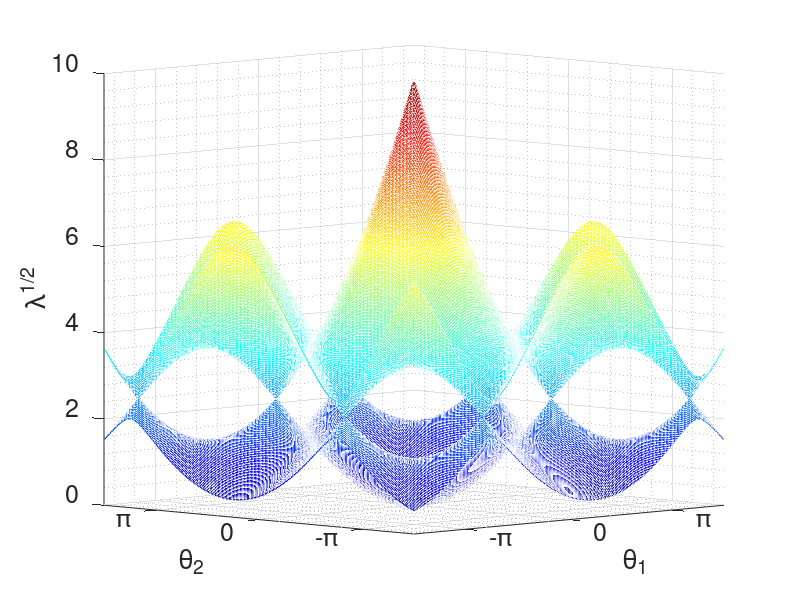

The MATLAB source for this figure:
clc
clear
close all

% This code plots dipestion relation for zero potensial, see Figure 5 in:
% M. Ettehad and B. Hatinoglu, On the Spectra of Periodic Elastic Beam Lattices: Single-Layer Graph, submitted, 2021.


% choice of Brillouin zone, 
% Bid = 0 correspond Figure 5(left)
% Bid = 1 correspond Figure 5(right)
Bid = 0;

N = 300;
n = 2;
t1 = linspace(-2*pi,2*pi,N);
t2 = linspace(-2*pi,2*pi,N);

[T1,T2] = meshgrid(t1,t2);
X1 = (sqrt(3)*T1+T2)/2;
X2 = (sqrt(3)*T1-T2)/2;
if (Bid == 0)
    F = 1 + exp(i*T1) + exp(i*T2);
else
    X1 = (sqrt(3)*T1+T2)/2;
    X2 = (sqrt(3)*T1-T2)/2;
    F = 1 + exp(i*X1) + exp(i*X2);
end
Fs = abs(F);

L1 = acos(+Fs/3);
LP = zeros(N,N,n);
for k = 1:n
    LP(:,:,k) = (L1 + (k-1)*pi).^4;
end
L2 = acos(-Fs/3);
LN = zeros(N,N,n);
for k = 1:n
    LN(:,:,k) = (L2 + (k-1)*pi).^4;
end
figure
for k = 1:n-1
    mesh(T1,T2,(LP(:,:,k)).^(1/2));
%     mesh(T1,T2,(LP(:,:,k)));
    hold on
end
for k = 1:n-1
    hold on
    mesh(T1,T2,(LN(:,:,k)).^(1/2));
%     mesh(T1,T2,(LN(:,:,k)));
end
xlabel('\theta_1','FontSize',24)
ylabel('\theta_2','FontSize',24)
zlabel('\lambda^{1/2}','FontSize',24)
set(gca,'XTick',-pi:pi:pi) 
set(gca,'YTick',-pi:pi:pi) 
set(gca,'XTickLabel',{'-\pi','0','\pi'},'FontSize',18)
set(gca,'YTickLabel',{'-\pi','0','\pi'},'FontSize',18)
grid on
grid minor
xlim([-pi-pi/2,pi+pi/2])
ylim([-pi-pi/2,pi+pi/2])
colormap(jet)
set(gcf,'color','w');
width=1200;
height=900;
set(gcf,'position',[200,200,width,height]);
set(gcf,'color','w');
view([-60 -60 8])
